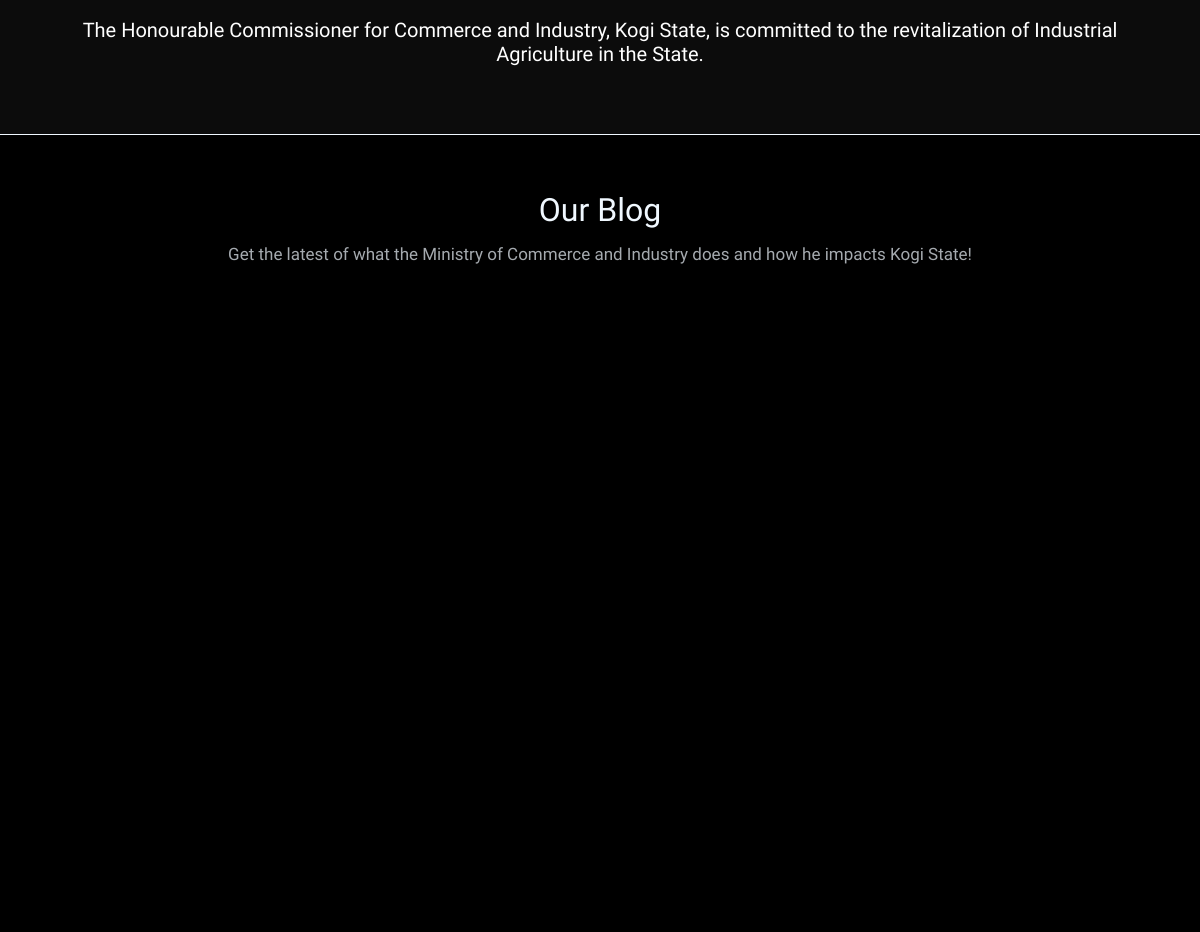
The app's page / (middle part), older data.
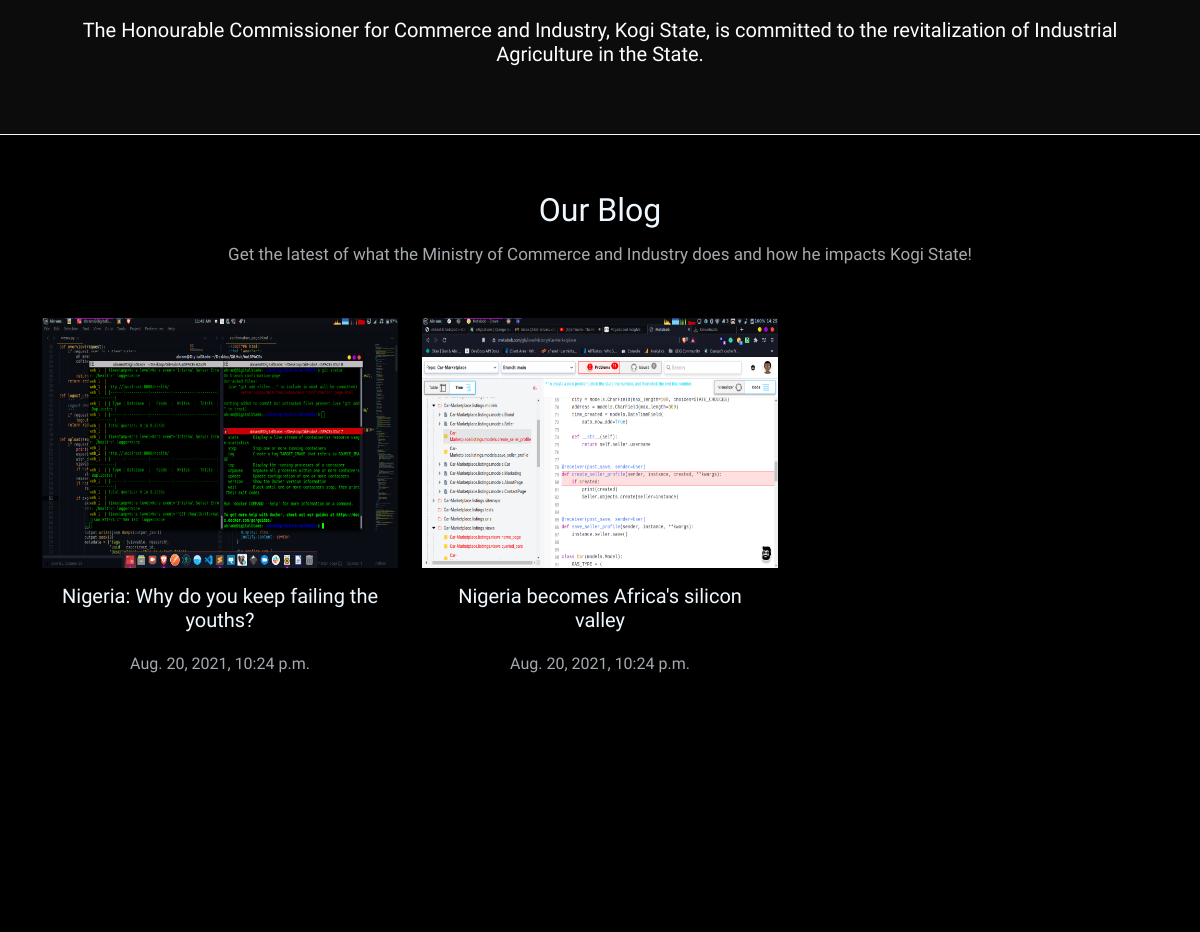
The same page, newer data.
### blog/models.py (models this page shows, shortened)
class Post(models.Model):
    title = models.CharField(max_length=255)
    slug = models.SlugField(max_length=500, blank=True, null=True)
    image = models.ImageField(null=True, blank=True, upload_to="blog/")
    date_created = models.DateTimeField(auto_now_add=True)
    date_modified = models.DateTimeField(auto_now=True)
    content = RichTextField()
    class Meta:
        verbose_name_plural = "Post"
    def get_absolute_url(self):
        return reverse("blog:post", args=[self.slug])

### summit/views.py (the view)
# urls.py: path("", views.summit_page, name="summit_page"),
def summit_page(request: HttpRequest) -> HttpResponse:
    posts = Post.objects.all().order_by("-date_created")[:3]
    context = {
        "posts": posts
    }
    return render(request, "summit/index.html", context)

### templates/summit/index.html
{% extends "base.html" %}
{% load static %}
{% block content %}
<section class="blog__section" id="blog">
    <div class="container">
        <div class="blog">
            <div class="head">
                <p class="h3">
                    Our Blog
                </p>
                <span class="_latest">
                    Get the latest of what the Ministry of Commerce and Industry does and how he impacts Kogi State!
                </span>
            </div>
            <div class="body">
                <div class="_blog_body">
                    <div class="row animate__animated animate__rotateInUpLeft animate__slower">
                        {% for post in posts %}
                        <div class="col-md-4">
                            <div class="card-img card-top">
                                <img src="{{ post.image.url }}" alt="{{ post.title }}" class="img-responsive">
                            </div>
                            <div class="card-body">
                                <p class="h5">
                                    <a href="{{ post.get_absolute_url }}" class="_link">
                                        {{ post.title }}
                                    </a>
                                </p>
                                <span class="date">
                                    {{ post.date_created }}
                                </span>
                            </div>
                        </div>
                        {% endfor %}
                    </div>
                </div>
            </div>
        </div>
    </div>
</section>
{% endblock content %}

Row changes from the older to the newer data that the page shows:
added Post: image (picture), title "Nigeria: Why do you keep failing the youths?", date_created "Aug. 20, 2021, 10:24 p.m."
added Post: image (picture), title "Nigeria becomes Africa's silicon valley", date_created "Aug. 20, 2021, 10:24 p.m."
